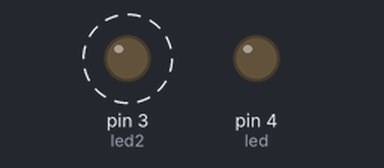
The sketch below on a simulated Arduino Uno, built with avr-gcc and run on an emulated ATmega328P. Parts: output pins drawn as LEDs (lit = HIGH). Dashed ring = blinking.

Above: at 0.5 s.
At 3.5 s:
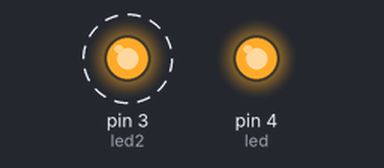
Timing chart, 0 to 5.2 s (numbered marks = the images above):
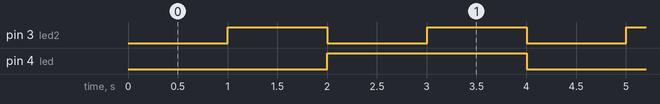

Measured:
- by itself, pin 3 (led2): alternates HIGH for 1.0 s and LOW for 1.0 s
- by itself, pin 4 (led): alternates HIGH for 2.0 s and LOW for 2.0 s
- by itself, everything shown: repeats every 4.0 s, in 6 steps

The sketch:

ejercicio4.ino
```cpp
long tiempo1=0;
long tiempo2=0;
long tiempo3=0;
int led=4;
int led2=3;
bool estado1=false;
bool estado2=false;

void setup()
{
 Serial.begin(9600);
 pinMode(led, OUTPUT);
  pinMode(led2, OUTPUT);
}

void loop()
{
 tiempo1 = millis();
  if((tiempo1-tiempo2)>2000){
    tiempo2=tiempo1;
    if(estado1==true){
      estado1=false;
    }
    else{
      estado1=true;
    }


  }
    if((tiempo1-tiempo3)>1000){
    tiempo3=tiempo1;
 if(estado2==true){
      estado2=false;
    }
    else{
      estado2=true;
    }
    }

  digitalWrite(led, estado1);
  digitalWrite(led2, estado2);

}
```
